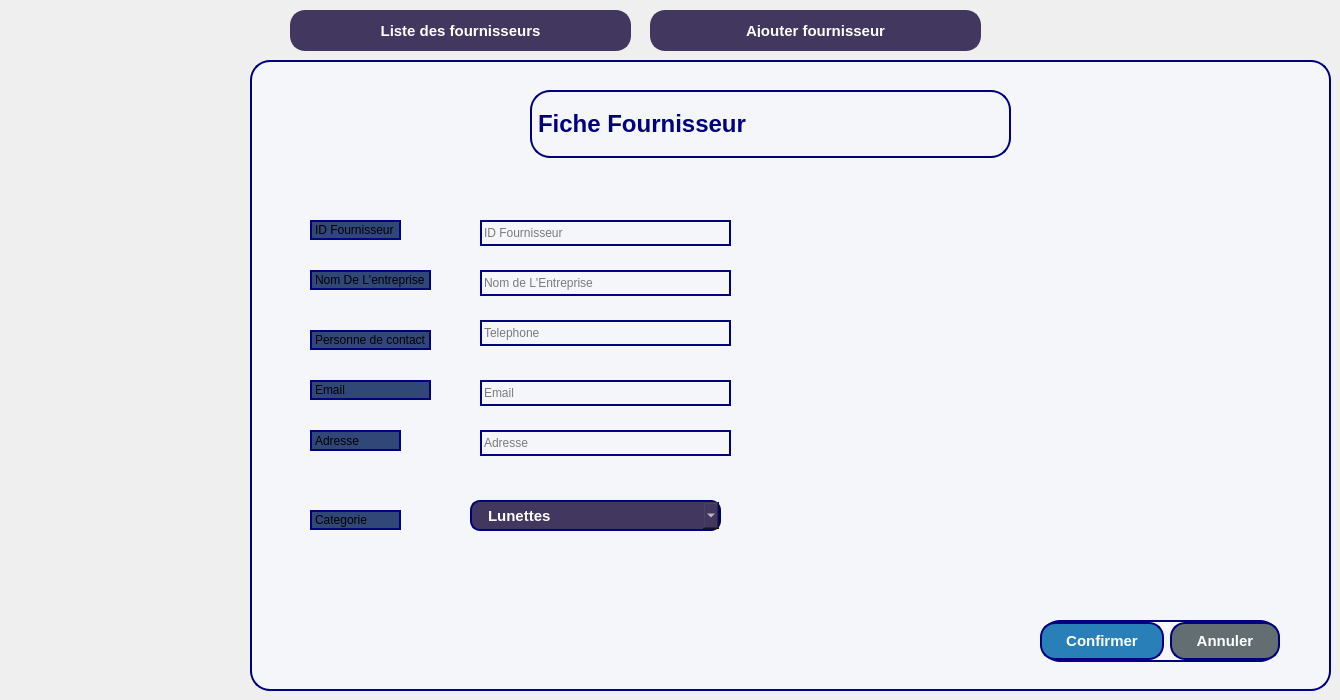
      <widget class="QWidget" name="page_13">
       <widget class="QFrame" name="frameFicheClient_4">
        <property name="geometry">
         <rect>
          <x>250</x>
          <y>60</y>
          <width>1081</width>
          <height>631</height>
         </rect>
        </property>
        <property name="styleSheet">
         <string notr="true">border:2px solid #a55eea; border-radius:20px; background-color:#f5f6fa;
border-color: rgb(0, 0, 127);</string>
        </property>
        <widget class="QLabel" name="lblFicheClient_4">
         <property name="geometry">
          <rect>
           <x>280</x>
           <y>30</y>
           <width>481</width>
           <height>68</height>
          </rect>
         </property>
         <property name="font">
          <font>
           <pointsize>18</pointsize>
           <bold>true</bold>
          </font>
         </property>
         <property name="styleSheet">
          <string notr="true">color: rgb(0, 0, 127);</string>
         </property>
         <property name="frameShape">
          <enum>QFrame::Shape::StyledPanel</enum>
         </property>
         <property name="frameShadow">
          <enum>QFrame::Shadow::Raised</enum>
         </property>
         <property name="text">
          <string>Fiche Fournisseur</string>
         </property>
        </widget>
        <widget class="QLabel" name="lblid_4">
         <property name="geometry">
          <rect>
           <x>60</x>
           <y>160</y>
           <width>91</width>
           <height>20</height>
          </rect>
         </property>
         <property name="styleSheet">
          <string notr="true">background-color: rgb(48, 71, 120);</string>
         </property>
         <property name="text">
          <string>ID Fournisseur</string>
         </property>
        </widget>
        <widget class="QLabel" name="lblnom_5">
         <property name="geometry">
          <rect>
           <x>60</x>
           <y>210</y>
           <width>121</width>
           <height>20</height>
          </rect>
         </property>
         <property name="styleSheet">
          <string notr="true">background-color: rgb(48, 71, 120);</string>
         </property>
         <property name="text">
          <string>Nom De L'entreprise</string>
         </property>
        </widget>
        <widget class="QLabel" name="lblprenom_4">
         <property name="geometry">
          <rect>
           <x>60</x>
           <y>450</y>
           <width>91</width>
           <height>20</height>
          </rect>
         </property>
         <property name="styleSheet">
          <string notr="true">background-color: rgb(48, 71, 120);</string>
         </property>
         <property name="text">
          <string>Categorie</string>
         </property>
        </widget>
        <widget class="QLabel" name="lbltel_4">
         <property name="geometry">
          <rect>
           <x>60</x>
           <y>270</y>
           <width>121</width>
           <height>20</height>
          </rect>
         </property>
         <property name="styleSheet">
          <string notr="true">background-color: rgb(48, 71, 120);</string>
         </property>
         <property name="text">
          <string>Personne de contact</string>
         </property>
        </widget>
        <widget class="QLabel" name="lblbirth_4">
         <property name="geometry">
          <rect>
           <x>60</x>
           <y>370</y>
           <width>91</width>
           <height>21</height>
          </rect>
         </property>
         <property name="styleSheet">
          <string notr="true">background-color: rgb(48, 71, 120);</string>
         </property>
         <property name="text">
          <string>Adresse</string>
         </property>
        </widget>
        <widget class="QWidget" name="layoutWidget_4">
         <property name="geometry">
          <rect>
           <x>790</x>
           <y>560</y>
           <width>240</width>
           <height>42</height>
          </rect>
         </property>
         <layout class="QHBoxLayout" name="ajouterActionLayout_4">
          <item>
           <widget class="QPushButton" name="btnConfirmer_4">
            <property name="styleSheet">
             <string>background-color:#2980b9;color:white;font-weight:bold;border-radius:15px;padding:8px 24px;font-size:15px;</string>
            </property>
            <property name="text">
             <string>Confirmer</string>
            </property>
           </widget>
          </item>
          <item>
           <widget class="QPushButton" name="btnAnnuler_4">
            <property name="styleSheet">
             <string>background-color:#636e72;color:white;font-weight:bold;border-radius:15px;padding:8px 24px;font-size:15px;</string>
            </property>
            <property name="text">
             <string>Annuler</string>
            </property>
           </widget>
          </item>
         </layout>
        </widget>
        <widget class="QLineEdit" name="lineEditNom_5">
         <property name="geometry">
          <rect>
           <x>230</x>
           <y>210</y>
           <width>251</width>
           <height>26</height>
          </rect>
         </property>
         <property name="styleSheet">
          <string notr="true">color: rgb(0, 0, 0);</string>
         </property>
         <property name="text">
          <string/>
         </property>
         <property name="placeholderText">
          <string>Nom de L'Entreprise</string>
         </property>
        </widget>
        <widget class="QLineEdit" name="lineEditPhone_4">
         <property name="geometry">
          <rect>
           <x>230</x>
           <y>260</y>
           <width>251</width>
           <height>26</height>
          </rect>
         </property>
         <property name="styleSheet">
          <string notr="true">color: rgb(0, 0, 0);</string>
         </property>
         <property name="text">
          <string/>
         </property>
         <property name="placeholderText">
          <string>Telephone</string>
         </property>
        </widget>
        <widget class="QLineEdit" name="lineEditDateNaissance_5">
         <property name="geometry">
          <rect>
           <x>230</x>
           <y>370</y>
           <width>251</width>
           <height>26</height>
          </rect>
         </property>
         <property name="styleSheet">
          <string notr="true">color: rgb(0, 0, 0);</string>
         </property>
         <property name="text">
          <string/>
         </property>
         <property name="placeholderText">
          <string>Adresse</string>
         </property>
        </widget>
        <widget class="QLineEdit" name="lineEditID_4">
         <property name="geometry">
          <rect>
           <x>230</x>
           <y>160</y>
           <width>251</width>
           <height>26</height>
          </rect>
         </property>
         <property name="styleSheet">
          <string notr="true">color: rgb(0, 0, 0);</string>
         </property>
         <property name="text">
          <string/>
         </property>
         <property name="placeholderText">
          <string>ID Fournisseur</string>
         </property>
        </widget>
        <widget class="QComboBox" name="comboCategorie">
         <property name="geometry">
          <rect>
           <x>220</x>
           <y>440</y>
           <width>251</width>
           <height>31</height>
          </rect>
         </property>
         <property name="styleSheet">
          <string>background-color:#41375f;color:white;font-weight:bold;border-radius:10px;padding:8px 16px;font-size:15px;</string>
         </property>
         <item>
          <property name="text">
           <string>Lunettes</string>
          </property>
         </item>
         <item>
          <property name="text">
           <string>Lentilles</string>
          </property>
         </item>
         <item>
          <property name="text">
           <string>Services</string>
          </property>
         </item>
         <item>
          <property name="text">
           <string>Accessoires</string>
          </property>
         </item>
        </widget>
        <widget class="QLineEdit" name="lineEditPhone_5">
         <property name="geometry">
          <rect>
           <x>230</x>
           <y>320</y>
           <width>251</width>
           <height>26</height>
          </rect>
         </property>
         <property name="styleSheet">
          <string notr="true">color: rgb(0, 0, 0);</string>
         </property>
         <property name="text">
          <string/>
         </property>
         <property name="placeholderText">
          <string>Email</string>
         </property>
        </widget>
        <widget class="QLabel" name="lbltel_5">
         <property name="geometry">
          <rect>
           <x>60</x>
           <y>320</y>
           <width>121</width>
           <height>20</height>
          </rect>
         </property>
         <property name="styleSheet">
          <string notr="true">background-color: rgb(48, 71, 120);</string>
         </property>
         <property name="text">
          <string>Email</string>
         </property>
        </widget>
       </widget>
       <widget class="QPushButton" name="btnAjouterClient_7">
        <property name="geometry">
         <rect>
          <x>650</x>
          <y>10</y>
          <width>331</width>
          <height>41</height>
         </rect>
        </property>
        <property name="styleSheet">
         <string notr="true">QPushButton {
    background-color: #41375f;
    color: white;
    font-weight: bold;
    border-radius: 15px;
    padding: 12px 24px;
    font-size: 15px;
    border: 2px solid #41375f;
}
QPushButton:hover {
    background-color: #5a4a82;
    border: 2px solid #7158a0;
}</string>
        </property>
        <property name="text">
         <string>Ajouter fournisseur</string>
        </property>
       </widget>
       <widget class="QPushButton" name="btnListeClients_7">
        <property name="geometry">
         <rect>
          <x>290</x>
          <y>10</y>
          <width>341</width>
          <height>41</height>
         </rect>
        </property>
        <property name="styleSheet">
         <string notr="true">QPushButton {
    background-color: #41375f;
    color: white;
    font-weight: bold;
    border-radius: 15px;
    padding: 12px 24px;
    font-size: 15px;
    border: 2px solid #41375f;
}
QPushButton:hover {
    background-color: #5a4a82;
    border: 2px solid #7158a0;
}</string>
        </property>
        <property name="text">
         <string>Liste des fournisseurs</string>
        </property>
       </widget>
      </widget>
